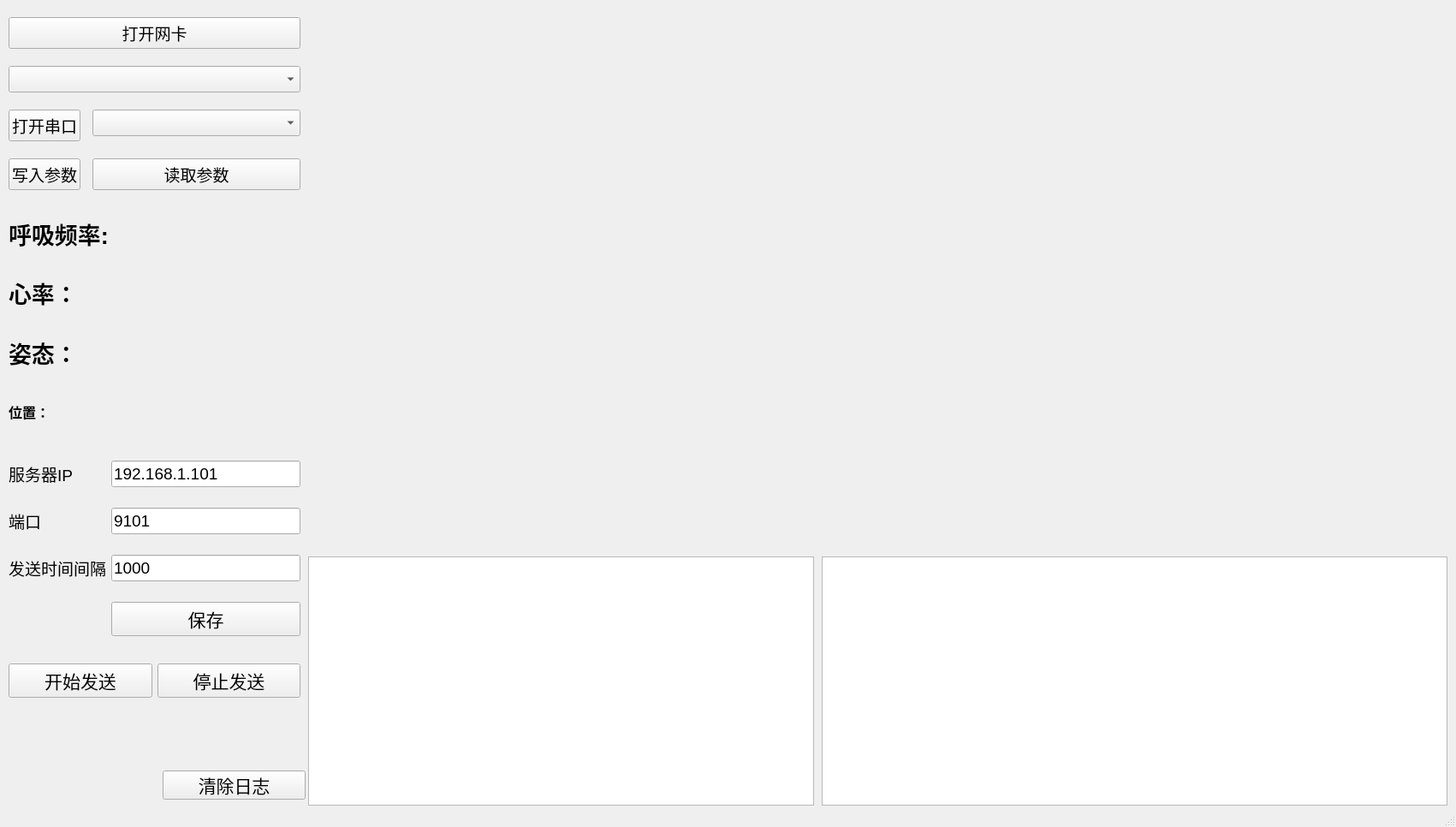
<?xml version="1.0" encoding="UTF-8"?>
<ui version="4.0">
 <class>MainWindow</class>
 <widget class="QMainWindow" name="MainWindow">
  <property name="geometry">
   <rect>
    <x>0</x>
    <y>0</y>
    <width>1701</width>
    <height>966</height>
   </rect>
  </property>
  <property name="font">
   <font>
    <bold>true</bold>
   </font>
  </property>
  <property name="windowTitle">
   <string>MainWindow</string>
  </property>
  <widget class="QWidget" name="centralwidget">
   <widget class="QWidget" name="verticalLayoutWidget_2">
    <property name="geometry">
     <rect>
      <x>690</x>
      <y>330</y>
      <width>491</width>
      <height>311</height>
     </rect>
    </property>
    <layout class="QVBoxLayout" name="graph2"/>
   </widget>
   <widget class="QWidget" name="verticalLayoutWidget_4">
    <property name="geometry">
     <rect>
      <x>690</x>
      <y>0</y>
      <width>491</width>
      <height>321</height>
     </rect>
    </property>
    <layout class="QVBoxLayout" name="graph4"/>
   </widget>
   <widget class="QWidget" name="verticalLayoutWidget_5">
    <property name="geometry">
     <rect>
      <x>1190</x>
      <y>0</y>
      <width>501</width>
      <height>321</height>
     </rect>
    </property>
    <layout class="QVBoxLayout" name="graph5"/>
   </widget>
   <widget class="QWidget" name="verticalLayoutWidget_6">
    <property name="geometry">
     <rect>
      <x>1190</x>
      <y>330</y>
      <width>501</width>
      <height>311</height>
     </rect>
    </property>
    <layout class="QVBoxLayout" name="graph6">
     <property name="sizeConstraint">
      <enum>QLayout::SetMaximumSize</enum>
     </property>
    </layout>
   </widget>
   <widget class="QWidget" name="verticalLayoutWidget_7">
    <property name="geometry">
     <rect>
      <x>360</x>
      <y>0</y>
      <width>331</width>
      <height>641</height>
     </rect>
    </property>
    <layout class="QVBoxLayout" name="graph8">
     <property name="sizeConstraint">
      <enum>QLayout::SetMaximumSize</enum>
     </property>
    </layout>
   </widget>
   <widget class="QWidget" name="layoutWidget">
    <property name="geometry">
     <rect>
      <x>10</x>
      <y>20</y>
      <width>341</width>
      <height>211</height>
     </rect>
    </property>
    <layout class="QFormLayout" name="formLayout">
     <property name="horizontalSpacing">
      <number>14</number>
     </property>
     <property name="verticalSpacing">
      <number>20</number>
     </property>
     <item row="0" column="0" colspan="2">
      <widget class="QPushButton" name="btn1">
       <property name="font">
        <font>
         <pointsize>14</pointsize>
         <bold>false</bold>
        </font>
       </property>
       <property name="text">
        <string>打开网卡</string>
       </property>
      </widget>
     </item>
     <item row="1" column="0" colspan="2">
      <widget class="QComboBox" name="comboBox">
       <property name="font">
        <font>
         <pointsize>14</pointsize>
         <bold>false</bold>
        </font>
       </property>
      </widget>
     </item>
     <item row="2" column="0">
      <widget class="QPushButton" name="btn2">
       <property name="font">
        <font>
         <pointsize>14</pointsize>
         <bold>false</bold>
        </font>
       </property>
       <property name="text">
        <string>打开串口</string>
       </property>
      </widget>
     </item>
     <item row="2" column="1">
      <widget class="QComboBox" name="comboBox_2">
       <property name="font">
        <font>
         <pointsize>14</pointsize>
         <bold>false</bold>
        </font>
       </property>
      </widget>
     </item>
     <item row="3" column="0">
      <widget class="QPushButton" name="btn3">
       <property name="font">
        <font>
         <pointsize>14</pointsize>
         <bold>false</bold>
        </font>
       </property>
       <property name="text">
        <string>写入参数</string>
       </property>
      </widget>
     </item>
     <item row="3" column="1">
      <widget class="QPushButton" name="btn4">
       <property name="font">
        <font>
         <pointsize>14</pointsize>
         <bold>false</bold>
        </font>
       </property>
       <property name="text">
        <string>读取参数</string>
       </property>
      </widget>
     </item>
    </layout>
   </widget>
   <widget class="QWidget" name="layoutWidget">
    <property name="geometry">
     <rect>
      <x>10</x>
      <y>520</y>
      <width>341</width>
      <height>241</height>
     </rect>
    </property>
    <layout class="QGridLayout" name="gridLayout">
     <item row="0" column="0">
      <widget class="QLabel" name="label">
       <property name="font">
        <font>
         <pointsize>14</pointsize>
         <bold>false</bold>
        </font>
       </property>
       <property name="text">
        <string>服务器IP</string>
       </property>
      </widget>
     </item>
     <item row="0" column="1">
      <widget class="QLineEdit" name="lineEdit_IP">
       <property name="font">
        <font>
         <pointsize>14</pointsize>
         <bold>false</bold>
        </font>
       </property>
       <property name="text">
        <string>192.168.1.101</string>
       </property>
      </widget>
     </item>
     <item row="1" column="0">
      <widget class="QLabel" name="label_2">
       <property name="font">
        <font>
         <pointsize>14</pointsize>
         <bold>false</bold>
        </font>
       </property>
       <property name="text">
        <string>端口</string>
       </property>
      </widget>
     </item>
     <item row="1" column="1">
      <widget class="QLineEdit" name="lineEdit_port">
       <property name="font">
        <font>
         <pointsize>14</pointsize>
         <bold>false</bold>
        </font>
       </property>
       <property name="text">
        <string>9101</string>
       </property>
      </widget>
     </item>
     <item row="2" column="0">
      <widget class="QLabel" name="label_3">
       <property name="font">
        <font>
         <pointsize>14</pointsize>
         <bold>false</bold>
        </font>
       </property>
       <property name="text">
        <string>发送时间间隔</string>
       </property>
      </widget>
     </item>
     <item row="2" column="1">
      <widget class="QLineEdit" name="lineEdit_span_millisecond">
       <property name="font">
        <font>
         <pointsize>14</pointsize>
         <bold>false</bold>
        </font>
       </property>
       <property name="text">
        <string>1000</string>
       </property>
      </widget>
     </item>
     <item row="3" column="1">
      <widget class="QPushButton" name="btn_save_server">
       <property name="font">
        <font>
         <pointsize>16</pointsize>
         <bold>false</bold>
        </font>
       </property>
       <property name="text">
        <string>保存</string>
       </property>
      </widget>
     </item>
    </layout>
   </widget>
   <widget class="QWidget" name="layoutWidget">
    <property name="geometry">
     <rect>
      <x>10</x>
      <y>770</y>
      <width>341</width>
      <height>51</height>
     </rect>
    </property>
    <layout class="QHBoxLayout" name="horizontalLayout">
     <item>
      <widget class="QPushButton" name="btn_start_send">
       <property name="font">
        <font>
         <pointsize>16</pointsize>
         <bold>false</bold>
        </font>
       </property>
       <property name="text">
        <string>开始发送</string>
       </property>
      </widget>
     </item>
     <item>
      <widget class="QPushButton" name="btn_stop_send">
       <property name="font">
        <font>
         <pointsize>16</pointsize>
         <bold>false</bold>
        </font>
       </property>
       <property name="text">
        <string>停止发送</string>
       </property>
      </widget>
     </item>
    </layout>
   </widget>
   <widget class="QWidget" name="layoutWidget">
    <property name="geometry">
     <rect>
      <x>10</x>
      <y>241</y>
      <width>341</width>
      <height>271</height>
     </rect>
    </property>
    <layout class="QVBoxLayout" name="verticalLayout">
     <item>
      <widget class="QLabel" name="label_T1_2">
       <property name="font">
        <font>
         <pointsize>20</pointsize>
         <bold>true</bold>
        </font>
       </property>
       <property name="text">
        <string>呼吸频率:</string>
       </property>
      </widget>
     </item>
     <item>
      <widget class="QLabel" name="label_T2_2">
       <property name="sizePolicy">
        <sizepolicy hsizetype="Expanding" vsizetype="Preferred">
         <horstretch>1</horstretch>
         <verstretch>0</verstretch>
        </sizepolicy>
       </property>
       <property name="font">
        <font>
         <pointsize>20</pointsize>
         <bold>true</bold>
        </font>
       </property>
       <property name="text">
        <string>心率：</string>
       </property>
      </widget>
     </item>
     <item>
      <widget class="QLabel" name="label_T2_3">
       <property name="sizePolicy">
        <sizepolicy hsizetype="Expanding" vsizetype="Preferred">
         <horstretch>1</horstretch>
         <verstretch>0</verstretch>
        </sizepolicy>
       </property>
       <property name="font">
        <font>
         <pointsize>20</pointsize>
         <bold>true</bold>
        </font>
       </property>
       <property name="text">
        <string>姿态：</string>
       </property>
      </widget>
     </item>
     <item>
      <widget class="QLabel" name="label_T2_4">
       <property name="sizePolicy">
        <sizepolicy hsizetype="Expanding" vsizetype="Preferred">
         <horstretch>1</horstretch>
         <verstretch>0</verstretch>
        </sizepolicy>
       </property>
       <property name="font">
        <font>
         <pointsize>12</pointsize>
         <bold>true</bold>
        </font>
       </property>
       <property name="text">
        <string>位置：</string>
       </property>
      </widget>
     </item>
    </layout>
   </widget>
   <widget class="QPlainTextEdit" name="plainTextEdit_send">
    <property name="geometry">
     <rect>
      <x>360</x>
      <y>650</y>
      <width>591</width>
      <height>291</height>
     </rect>
    </property>
   </widget>
   <widget class="QPlainTextEdit" name="plainTextEdit_2">
    <property name="geometry">
     <rect>
      <x>960</x>
      <y>650</y>
      <width>731</width>
      <height>291</height>
     </rect>
    </property>
   </widget>
   <widget class="QPushButton" name="btn_clear_log">
    <property name="geometry">
     <rect>
      <x>190</x>
      <y>900</y>
      <width>167</width>
      <height>34</height>
     </rect>
    </property>
    <property name="font">
     <font>
      <pointsize>16</pointsize>
      <bold>false</bold>
     </font>
    </property>
    <property name="text">
     <string>清除日志</string>
    </property>
   </widget>
  </widget>
  <widget class="QStatusBar" name="statusbar"/>
 </widget>
 <resources/>
 <connections/>
</ui>
